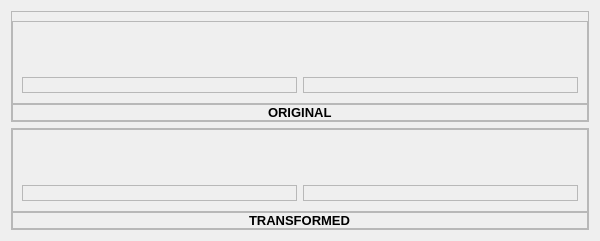
            <widget class="QWidget" name="seg">
             <property name="minimumSize">
              <size>
               <width>600</width>
               <height>0</height>
              </size>
             </property>
             <layout class="QVBoxLayout" name="verticalLayout_13">
              <item>
               <widget class="QFrame" name="frame_15">
                <property name="frameShape">
                 <enum>QFrame::StyledPanel</enum>
                </property>
                <property name="frameShadow">
                 <enum>QFrame::Raised</enum>
                </property>
                <layout class="QVBoxLayout" name="verticalLayout_14">
                 <property name="spacing">
                  <number>0</number>
                 </property>
                 <property name="leftMargin">
                  <number>0</number>
                 </property>
                 <property name="rightMargin">
                  <number>0</number>
                 </property>
                 <property name="bottomMargin">
                  <number>0</number>
                 </property>
                 <item>
                  <widget class="QFrame" name="frame_17">
                   <property name="frameShape">
                    <enum>QFrame::StyledPanel</enum>
                   </property>
                   <property name="frameShadow">
                    <enum>QFrame::Raised</enum>
                   </property>
                   <layout class="QHBoxLayout" name="horizontalLayout_13">
                    <property name="topMargin">
                     <number>55</number>
                    </property>
                    <property name="bottomMargin">
                     <number>10</number>
                    </property>
                    <item>
                     <widget class="QFrame" name="o_i_s_labels">
                      <property name="frameShape">
                       <enum>QFrame::StyledPanel</enum>
                      </property>
                      <property name="frameShadow">
                       <enum>QFrame::Raised</enum>
                      </property>
                      <layout class="QVBoxLayout" name="verticalLayout_18">
                       <property name="spacing">
                        <number>0</number>
                       </property>
                       <property name="leftMargin">
                        <number>0</number>
                       </property>
                       <property name="topMargin">
                        <number>0</number>
                       </property>
                       <property name="rightMargin">
                        <number>0</number>
                       </property>
                       <property name="bottomMargin">
                        <number>0</number>
                       </property>
                       <item>
                        <widget class="QLabel" name="o_i_s_label">
                         <property name="text">
                          <string/>
                         </property>
                         <property name="scaledContents">
                          <bool>true</bool>
                         </property>
                        </widget>
                       </item>
                      </layout>
                     </widget>
                    </item>
                    <item>
                     <widget class="QFrame" name="o_i_s_labels_2">
                      <property name="frameShape">
                       <enum>QFrame::StyledPanel</enum>
                      </property>
                      <property name="frameShadow">
                       <enum>QFrame::Raised</enum>
                      </property>
                      <layout class="QVBoxLayout" name="verticalLayout_19">
                       <property name="spacing">
                        <number>0</number>
                       </property>
                       <property name="leftMargin">
                        <number>0</number>
                       </property>
                       <property name="topMargin">
                        <number>0</number>
                       </property>
                       <property name="rightMargin">
                        <number>0</number>
                       </property>
                       <property name="bottomMargin">
                        <number>0</number>
                       </property>
                       <item>
                        <widget class="QLabel" name="o_i_s_label_2">
                         <property name="text">
                          <string/>
                         </property>
                         <property name="scaledContents">
                          <bool>true</bool>
                         </property>
                        </widget>
                       </item>
                      </layout>
                     </widget>
                    </item>
                   </layout>
                  </widget>
                 </item>
                 <item>
                  <widget class="QFrame" name="frame_18">
                   <property name="maximumSize">
                    <size>
                     <width>16777215</width>
                     <height>40</height>
                    </size>
                   </property>
                   <property name="frameShape">
                    <enum>QFrame::StyledPanel</enum>
                   </property>
                   <property name="frameShadow">
                    <enum>QFrame::Raised</enum>
                   </property>
                   <layout class="QHBoxLayout" name="horizontalLayout_10">
                    <property name="spacing">
                     <number>0</number>
                    </property>
                    <property name="leftMargin">
                     <number>0</number>
                    </property>
                    <property name="topMargin">
                     <number>0</number>
                    </property>
                    <property name="rightMargin">
                     <number>0</number>
                    </property>
                    <property name="bottomMargin">
                     <number>0</number>
                    </property>
                    <item alignment="Qt::AlignHCenter">
                     <widget class="QLabel" name="label_9">
                      <property name="font">
                       <font>
                        <family>Segoe UI</family>
                        <pointsize>10</pointsize>
                        <bold>true</bold>
                       </font>
                      </property>
                      <property name="text">
                       <string>ORIGINAL</string>
                      </property>
                     </widget>
                    </item>
                   </layout>
                  </widget>
                 </item>
                </layout>
               </widget>
              </item>
              <item>
               <widget class="QFrame" name="frame_16">
                <property name="frameShape">
                 <enum>QFrame::StyledPanel</enum>
                </property>
                <property name="frameShadow">
                 <enum>QFrame::Raised</enum>
                </property>
                <layout class="QVBoxLayout" name="verticalLayout_15">
                 <property name="spacing">
                  <number>0</number>
                 </property>
                 <property name="leftMargin">
                  <number>0</number>
                 </property>
                 <property name="topMargin">
                  <number>0</number>
                 </property>
                 <property name="rightMargin">
                  <number>0</number>
                 </property>
                 <property name="bottomMargin">
                  <number>0</number>
                 </property>
                 <item>
                  <widget class="QFrame" name="frame_19">
                   <property name="frameShape">
                    <enum>QFrame::StyledPanel</enum>
                   </property>
                   <property name="frameShadow">
                    <enum>QFrame::Raised</enum>
                   </property>
                   <layout class="QHBoxLayout" name="horizontalLayout_14">
                    <property name="topMargin">
                     <number>55</number>
                    </property>
                    <property name="bottomMargin">
                     <number>10</number>
                    </property>
                    <item>
                     <widget class="QFrame" name="r_i_s_labels">
                      <property name="frameShape">
                       <enum>QFrame::StyledPanel</enum>
                      </property>
                      <property name="frameShadow">
                       <enum>QFrame::Raised</enum>
                      </property>
                      <layout class="QVBoxLayout" name="verticalLayout_20">
                       <property name="spacing">
                        <number>0</number>
                       </property>
                       <property name="leftMargin">
                        <number>0</number>
                       </property>
                       <property name="topMargin">
                        <number>0</number>
                       </property>
                       <property name="rightMargin">
                        <number>0</number>
                       </property>
                       <property name="bottomMargin">
                        <number>0</number>
                       </property>
                       <item>
                        <widget class="QLabel" name="r_i_s_label">
                         <property name="text">
                          <string/>
                         </property>
                         <property name="scaledContents">
                          <bool>true</bool>
                         </property>
                        </widget>
                       </item>
                      </layout>
                     </widget>
                    </item>
                    <item>
                     <widget class="QFrame" name="r_i_s_labels_2">
                      <property name="frameShape">
                       <enum>QFrame::StyledPanel</enum>
                      </property>
                      <property name="frameShadow">
                       <enum>QFrame::Raised</enum>
                      </property>
                      <layout class="QVBoxLayout" name="verticalLayout_21">
                       <property name="spacing">
                        <number>0</number>
                       </property>
                       <property name="leftMargin">
                        <number>0</number>
                       </property>
                       <property name="topMargin">
                        <number>0</number>
                       </property>
                       <property name="rightMargin">
                        <number>0</number>
                       </property>
                       <property name="bottomMargin">
                        <number>0</number>
                       </property>
                       <item>
                        <widget class="QLabel" name="r_i_s_label_2">
                         <property name="text">
                          <string/>
                         </property>
                         <property name="scaledContents">
                          <bool>true</bool>
                         </property>
                        </widget>
                       </item>
                      </layout>
                     </widget>
                    </item>
                   </layout>
                  </widget>
                 </item>
                 <item>
                  <widget class="QFrame" name="frame_20">
                   <property name="maximumSize">
                    <size>
                     <width>16777215</width>
                     <height>40</height>
                    </size>
                   </property>
                   <property name="frameShape">
                    <enum>QFrame::StyledPanel</enum>
                   </property>
                   <property name="frameShadow">
                    <enum>QFrame::Raised</enum>
                   </property>
                   <layout class="QHBoxLayout" name="horizontalLayout_11">
                    <property name="spacing">
                     <number>0</number>
                    </property>
                    <property name="leftMargin">
                     <number>0</number>
                    </property>
                    <property name="topMargin">
                     <number>0</number>
                    </property>
                    <property name="rightMargin">
                     <number>0</number>
                    </property>
                    <property name="bottomMargin">
                     <number>0</number>
                    </property>
                    <item alignment="Qt::AlignHCenter">
                     <widget class="QLabel" name="label_10">
                      <property name="font">
                       <font>
                        <family>Segoe UI</family>
                        <pointsize>10</pointsize>
                        <bold>true</bold>
                       </font>
                      </property>
                      <property name="text">
                       <string>TRANSFORMED</string>
                      </property>
                     </widget>
                    </item>
                   </layout>
                  </widget>
                 </item>
                </layout>
               </widget>
              </item>
             </layout>
            </widget>
